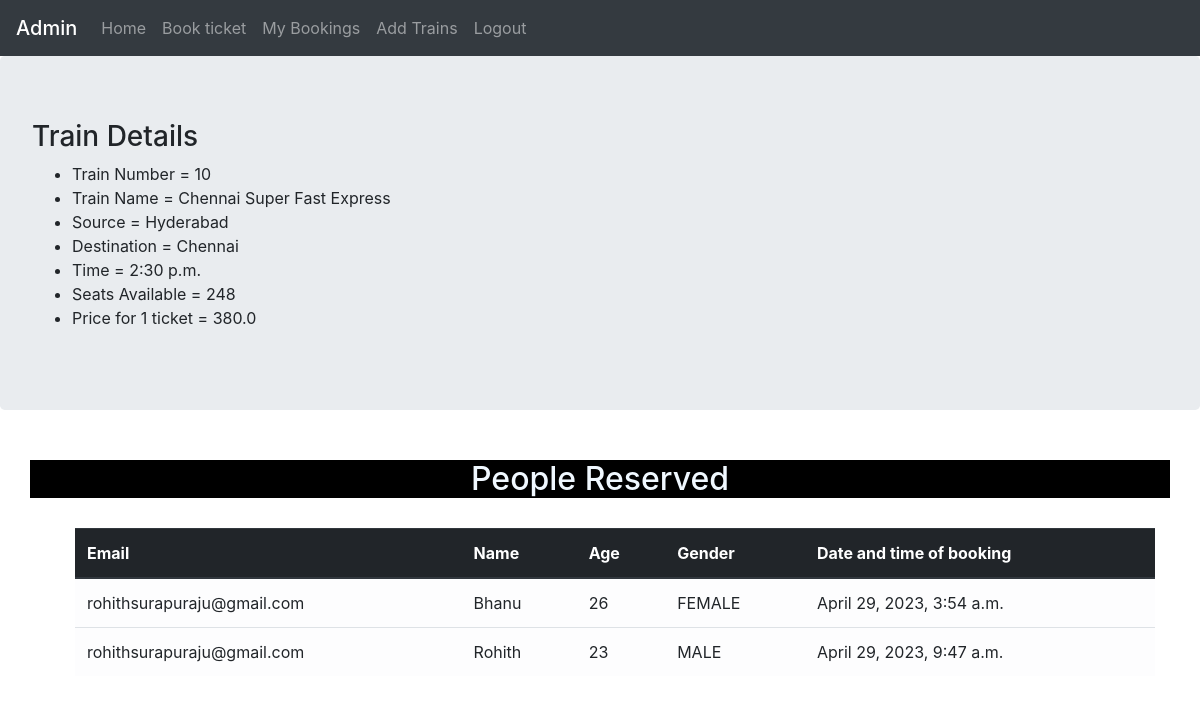
The app's page /10 (signed in) with its own data.
### reservation/models.py (models this page shows)
class trains(models.Model):
    train_name=models.CharField(max_length=50)
    source=models.CharField(max_length=50)
    destination=models.CharField(max_length=50)
    date=models.DateField()
    time=models.TimeField(auto_now=False, auto_now_add=False)
    price=models.FloatField(default=120)
    seats_available=models.IntegerField()

class person(models.Model):
    user = models.ForeignKey(User, on_delete=models.CASCADE)
    name=models.CharField(max_length=50)
    age=models.IntegerField()
    gender=models.CharField(max_length=50,choices=(("MALE","MALE"),("FEMALE","FEMALE"),("OTHER","OTHER")))
    email=models.EmailField(max_length=254)
    date_and_time_of_booking=models.DateTimeField(auto_now_add=True)
    phone_number = models.IntegerField(max_length=10)
    train=models.ForeignKey(trains, on_delete=models.CASCADE)

### reservation/views.py (the view)
# urls.py: path('<train_id>',views.train_id,name="train_id"),
def train_id(request, train_id):
    if not request.user.is_superuser:
        return render(request, './error.html', {'msg': "Not an Admin"})
    l = trains.objects.get(pk=train_id)
    persons = l.person_set.all()
    context = {
        'train': l,
        'persons': persons
    }
    return render(request, './viewperson.html', context)

### reservation/templates/viewperson.html
{% extends "./base.html" %}
{% block content %}
<body>
    <div class='jumbotron'>
        <h3> Train Details </h3>
        <ul>
            <li>Train Number = {{train.pk}}</li>
            <li>Train Name = {{train.train_name}}</li>
            <li>Source = {{train.source}}</li>
            <li>Destination = {{train.destination}}</li>
            <li>Time = {{train.time}}</li>
            <li>Seats Available = {{train.seats_available}}</li>
            <li>Price for 1 ticket = {{train.price}}</li>
        </ul>
    </div>
    <div style="margin-top: 50px;">
        <center><h2 style="color: aliceblue; background-color: black; " class="container">People Reserved</h2></center>
        <table class="table table-striped  " style="width: 90%;margin-left:75px ;margin-top: 30px;">
            <thead class="thead-dark">
                <tr>
                    <th scope="col">Email</th>
                    <th scope="col">Name</th>
                    <th scope="col">Age</th>
                    <th scope="col">Gender</th>
                    <th scope="col">Date and time of booking</th>
                </tr>
            </thead>
            <tbody>
                {%for p in persons%}
                <tr class="table-light">
                    <td>{{p.email}}</td>
                    <td>{{p.name}}</td>
                    <td>{{p.age}}</td>
                    <td>{{p.gender}}</td>
                    <td>{{p.date_and_time_of_booking}}</td>
                </tr>
                {% endfor %}
            </tbody>
        </table>
    </div>
</body>
{% endblock %}

### reservation/templates/base.html (style rules this page uses)
body { background-image: url('https://images.unsplash.com/photo-1518024291416-3244cd4a85b2?ixlib=rb-4.0.3&ixid=MnwxMjA3fDB8MHxwaG90by1wYWdlfHx8fGVufDB8fHx8&auto=format&fit=crop&w=1974&q=80'); }

### records on screen
trains: pk "10", train_name "Chennai Super Fast Express", source "Hyderabad", destination "Chennai", time "2:30 p.m.", seats_available "248", price "380.0"
person: email "rohithsurapuraju@gmail.com", name "Bhanu", age "26", gender "FEMALE", date_and_time_of_booking "April 29, 2023, 3:54 a.m."
person: email "rohithsurapuraju@gmail.com", name "Rohith", age "23", gender "MALE", date_and_time_of_booking "April 29, 2023, 9:47 a.m."
